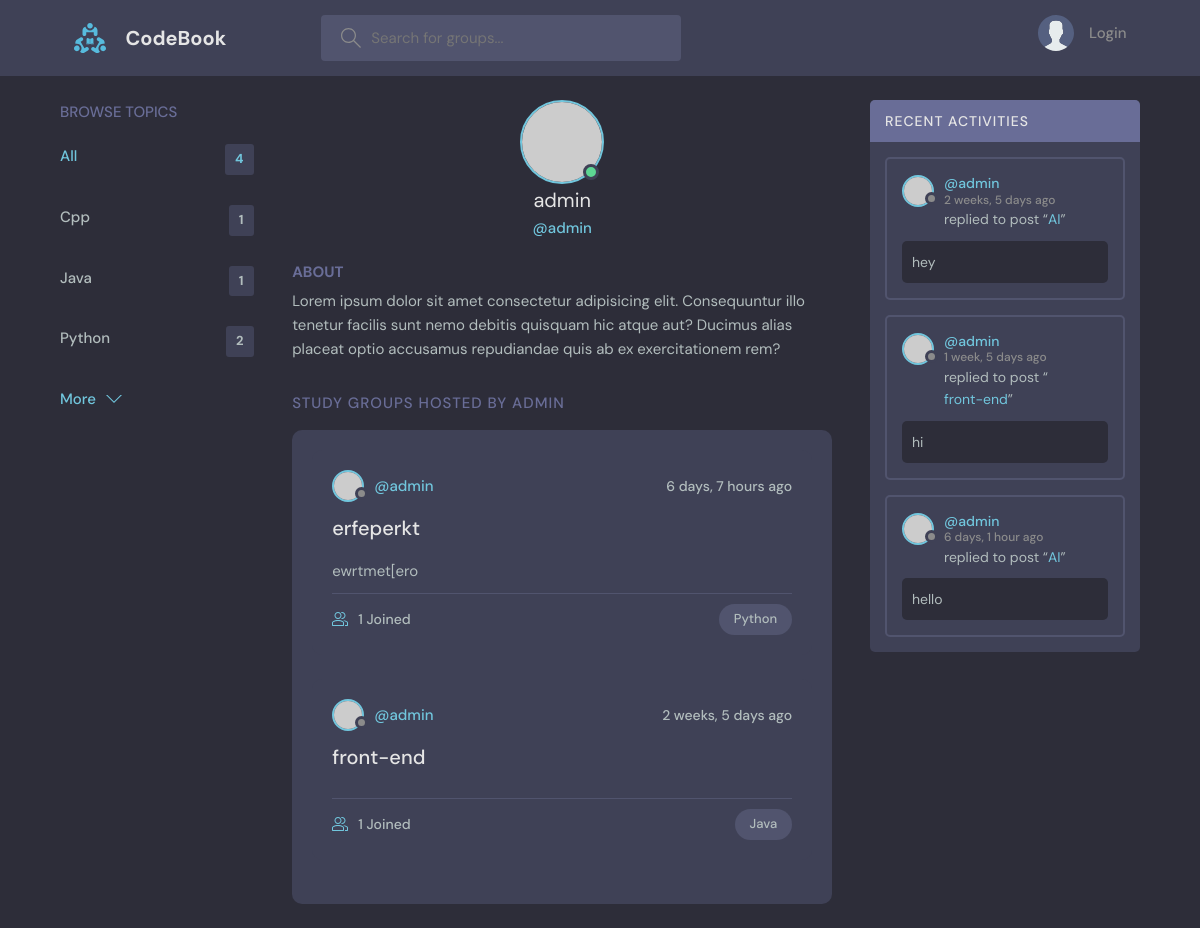
The page /users-profile/1/ on the database as committed earlier.
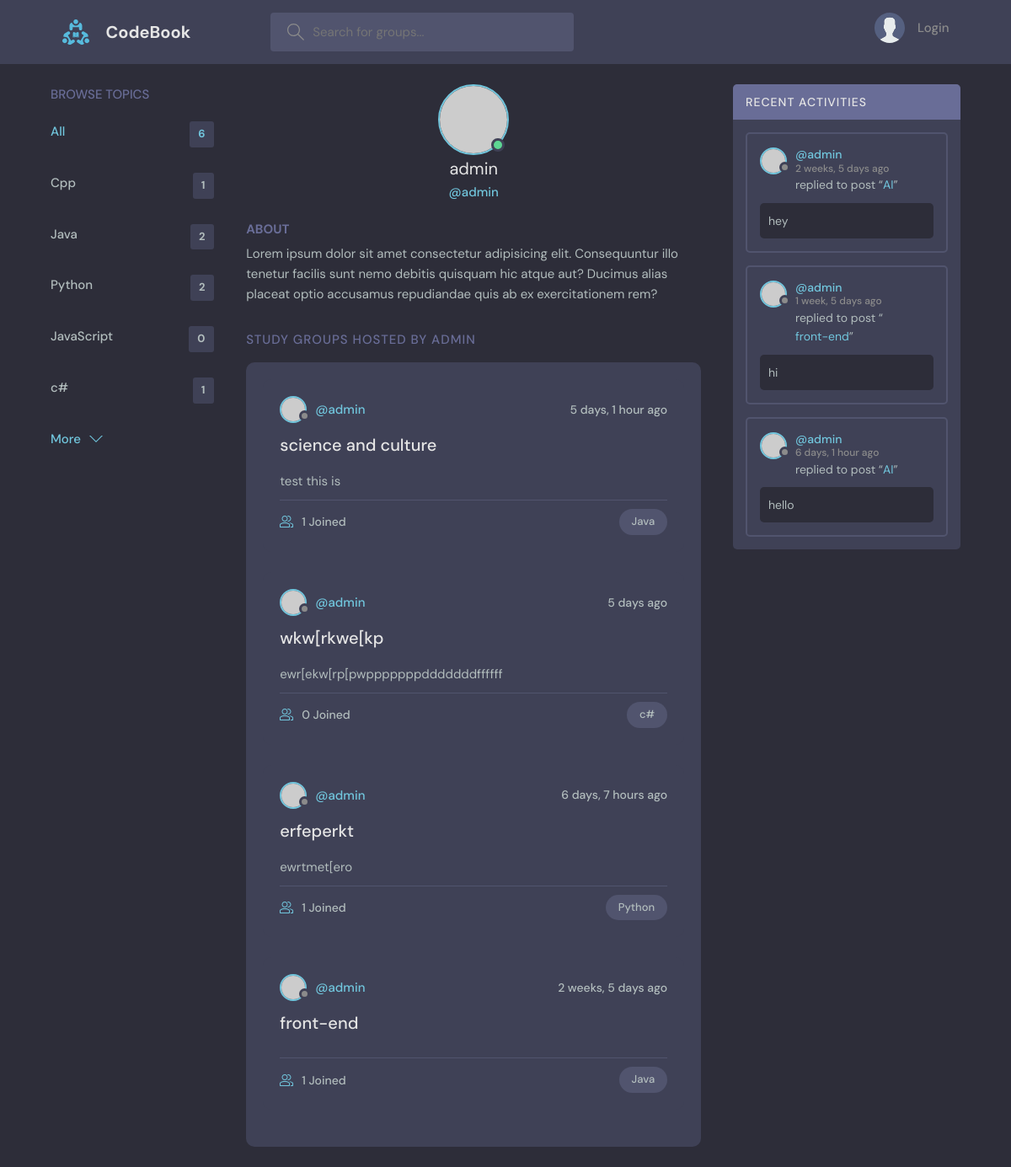
The same page on the database as committed later.
### main/models.py (models this page shows, shortened)
class Topic (models.Model):
    name = models.CharField(max_length=200)
    def __str__(self):
        return self.name

class Group(models.Model):
    host = models.ForeignKey(User, on_delete=models.SET_NULL, null=True)
    topic = models.ForeignKey(Topic, on_delete=models.CASCADE)
    name = models.CharField(max_length=200)
    discription = models.TextField(null=True, blank=True)
    participants = models.ManyToManyField(User, related_name='participants', blank=False)
    updated = models.DateTimeField(auto_now=True)
    created = models.DateTimeField(auto_now_add=True)
    class Meta:
        ordering = ['-updated', '-created']

class Message(models.Model):
    sender = models.ForeignKey(User, on_delete=models.CASCADE)
    group = models.ForeignKey("Group", on_delete=models.CASCADE)
    body = models.TextField()
    updated = models.DateTimeField(auto_now=True)
    created = models.DateTimeField(auto_now_add=True)

### main/views.py (the view)
# urls.py: path('users-profile/<str:pk>/', views.users_profile, name='users-profile'),
def users_profile (request, pk):
    user = User.objects.get(id=pk)
    groups = user.group_set.all()
    topics = Topic.objects.all()
    msgs = user.message_set.all()
    all_count = Group.objects.all().count()
    return render(request, 'main/users_profile.html', {
        'user': user,
        'groups':groups,
        'topics': topics,
        'group_count': groups.count(),
        'msgs': msgs,
        'all': all_count,
    })

### main/templates/main/users_profile.html (shortened to what this page needs)
{% extends "base.html" %}
{% block content %}
<main class="profile-page layout layout--3">
  <div class="container">
    <div class="topics">
      {% include "main/components/topics.html" %}
    </div>
    <div class="roomList">
      <div class="profile">
        <div class="profile__avatar">
          <div class="avatar avatar--large active">
            <img src="https://randomuser.me/api/portraits/men/11.jpg" />
          </div>
        </div>
        <div class="profile__info">
          <h3>{{user.username}}</h3>
          <p>@{{user.username}}</p>
        </div>
        <div class="profile__about">
          <h3>About</h3>
          <p>
            Lorem ipsum dolor sit amet consectetur adipisicing elit. Consequuntur illo tenetur
            facilis sunt nemo debitis quisquam hic atque aut? Ducimus alias placeat optio
            accusamus repudiandae quis ab ex exercitationem rem?
          </p>
        </div>
      </div>
      <div class="roomList__header">
        <div>
          <h2>Study Groups Hosted by {{user.username}}</a>
          </h2>
        </div>
      </div>
      <div class="roomListRoom">
        {% include "main/components/feed.html" %}
      </div>
    </div>
    <div class="activities">
      {% include "main/components/recent_activity.html" %}
    </div>
  </div>
</main>
{% endblock %}

### main/templates/main/components/topics.html (shortened to what this page needs)
<div class="topics__header">
  <h2>Browse Topics</h2>
</div>
<ul class="topics__list">
  <li>
    <a href="{% url 'main-home' %}" class="active">All <span>{{all}}</span></a>
  </li>
  {% for topic in topics %}
  <li>
    <a href="{% url 'main-home' %}?q={{topic.name}}"
      >{{topic}} <span>{{topic.group_set.all.count}}</span></a
    >
  </li>
  {% endfor %}
  <a class="btn btn--link" href="topics.html">
    More
    <svg
      version="1.1"
      xmlns="http://www.w3.org/2000/svg"
      width="32"
      height="32"
      viewBox="0 0 32 32"
    >
      <title>chevron-down</title>
      <path d="M16 21l-13-13h-3l16 16 16-16h-3l-13 13z"></path>
    </svg>
  </a>
</ul>

### main/templates/main/components/feed.html (shortened to what this page needs)
{% for group in groups %}
<div class="roomListRoom">
    <div class="roomListRoom__header">
    <a href="{% url 'users-profile' group.host.id %}" class="roomListRoom__author">
        <div class="avatar avatar--small">
        <img src="https://randomuser.me/api/portraits/women/11.jpg" />
      </div>
      <span>@{{group.host.username}}</span>
    </a>
    <div class="roomListRoom__actions">
        <span>{{group.created|timesince}} ago</span>
    </div>
  </div>
    <div class="roomListRoom__content">
    <a href="{% url 'group-veiw' group.id %}">{{group.name}}</a>
     <p>
        {{group.discription}}
    </p>
    </div>
    <div class="roomListRoom__meta">
    <a href="room.html" class="roomListRoom__joined">
      {{group.participants.count}} Joined
    </a>
    <p class="roomListRoom__topic">{{group.topic.name}}</p>
  </div>
</div>
{% endfor %}

### main/templates/main/components/recent_activity.html (shortened to what this page needs)
<div class="activities__header">
  <h2>Recent Activities</h2>
</div>
{% for msg in msgs %}
<div class="activities__box">
  <div class="activities__boxHeader roomListRoom__header">
    <a
      href="{% url 'users-profile' msg.sender.id %}"
      class="roomListRoom__author"
    >
      <div class="avatar avatar--small">
        <img src="https://randomuser.me/api/portraits/women/11.jpg" />
      </div>
      <p>
        @{{msg.sender}}
        <span>{{msg.created|timesince}} ago</span>
      </p>
    </a>
  </div>
  <div class="activities__boxContent">
    <p>
      replied to post “<a href="{% url 'group-veiw' msg.group.id %}"
        >{{msg.group.name}}</a
      >”
    </p>
    <div class="activities__boxRoomContent">{{msg.body}}</div>
  </div>
</div>
{% endfor %}

Rows that differ between the two databases and show on the page:
computed for Topic "Java": group_set.all.count "1" → "2"
added Topic: name "JavaScript", group_set.all.count "0"
added Topic: name "c#", group_set.all.count "1"
added Group: host.username "admin", created "5 days, 1 hour", name "science and culture", discription "test this is", participants.count "1", topic.name "Java"
added Group: host.username "admin", created "5 days", name "wkw[rkwe[kp", discription "ewr[ekw[rp[pwpppppppdddddddffffff", participants.count "0", topic.name "c#"
Other text that changed with them:
{{ all }}: "4" → "6"
